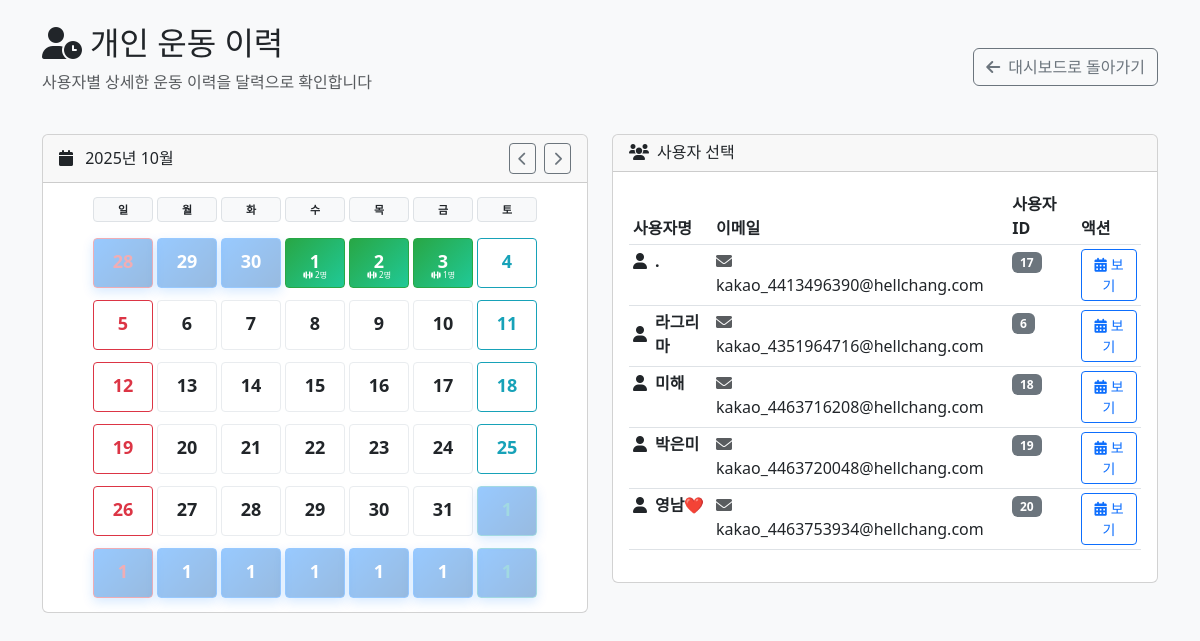
Page /admin/user_workout_history.php (signed in) on the committed database.
### tables this page shows
CREATE TABLE IF NOT EXISTS `users` (
  `id` int(11) NOT NULL AUTO_INCREMENT,
  `kakao_id` bigint(20) DEFAULT NULL,
  `username` varchar(100) NOT NULL,
  `email` varchar(255) DEFAULT NULL,
  `profile_image` varchar(500) DEFAULT NULL,
  `created_at` timestamp NULL DEFAULT current_timestamp(),
  `updated_at` timestamp NULL DEFAULT current_timestamp() ON UPDATE current_timestamp(),
  `is_active` tinyint(1) NOT NULL DEFAULT 1,
  `password` varchar(255) DEFAULT NULL,
  PRIMARY KEY (`id`) USING BTREE,
  UNIQUE KEY `email` (`email`) USING BTREE,
  UNIQUE KEY `kakao_id` (`kakao_id`) USING BTREE,
  KEY `idx_users_kakao_id` (`kakao_id`) USING BTREE
);

### admin/user_workout_history.php (the view, shortened to what this page needs)
<?php
$pdo = getDB();
$current_month = isset($_GET['month']) ? (int)$_GET['month'] : date('n');
$current_year = isset($_GET['year']) ? (int)$_GET['year'] : date('Y');
$selected_date = isset($_GET['date']) ? $_GET['date'] : null;
$month_start = date('Y-m-01', mktime(0, 0, 0, $current_month, 1, $current_year));
$month_end = date('Y-m-t', mktime(0, 0, 0, $current_month, 1, $current_year));
$stmt = $pdo->prepare("
    SELECT DATE(ws.start_time) as workout_date,
           COUNT(DISTINCT ws.user_id) as user_count,
           COUNT(ws.session_id) as session_count
    FROM m_workout_session ws
    WHERE DATE(ws.start_time) >= ? AND DATE(ws.start_time) <= ?
    GROUP BY DATE(ws.start_time)
    ORDER BY workout_date ASC
");
$stmt->execute([$month_start, $month_end]);
$workout_days = $stmt->fetchAll(PDO::FETCH_ASSOC);
$first_day = mktime(0, 0, 0, $current_month, 1, $current_year);
$days_in_month = date('t', $first_day);
$first_day_of_week = date('w', $first_day);
?>
<!DOCTYPE html>
<html lang="ko">
<head>
    <link href="https://cdn.jsdelivr.net/npm/bootstrap@5.3.0/dist/css/bootstrap.min.css" rel="stylesheet">
    <link href="https://cdnjs.cloudflare.com/ajax/libs/font-awesome/6.0.0/css/all.min.css" rel="stylesheet">
</head>
<body class="bg-light">
    <div class="container mt-4">
        <div class="row mb-4">
            <div class="col">
                <div class="d-flex justify-content-between align-items-center">
                    <div>
                        <h2><i class="fas fa-user-clock me-2"></i>개인 운동 이력</h2>
                        <p class="text-muted">사용자별 상세한 운동 이력을 달력으로 확인합니다</p>
                    </div>
                    <a href="dashboard.php" class="btn btn-outline-secondary">
                        <i class="fas fa-arrow-left me-2"></i>대시보드로 돌아가기
                    </a>
                </div>
            </div>
        </div>
        <div class="row mb-4">
            <div class="col-md-6">
                <div class="card">
                    <div class="card-header">
                        <div class="d-flex justify-content-between align-items-center">
                            <h6 class="mb-0">
                                <i class="fas fa-calendar me-2"></i>
                                <?= $current_year ?>년 <?= $current_month ?>월
                            </h6>
                            <div>
                                <a href="?month=<?= $current_month == 1 ? 12 : $current_month - 1 ?>&year=<?= $current_month == 1 ? $current_year - 1 : $current_year ?>"
                                   class="btn btn-outline-secondary btn-sm me-1">
                                    <i class="fas fa-chevron-left"></i>
                                </a>
                                <a href="?month=<?= $current_month == 12 ? 1 : $current_month + 1 ?>&year=<?= $current_month == 12 ? $current_year + 1 : $current_year ?>"
                                   class="btn btn-outline-secondary btn-sm">
                                    <i class="fas fa-chevron-right"></i>
                                </a>
                            </div>
                        </div>
                    </div>
                    <div class="card-body p-2">
                        <div class="week-days mb-1">
                            <?php
                            $weekdays = ['일', '월', '화', '수', '목', '금', '토'];
                            foreach ($weekdays as $day):
                            ?>
                            <div class="day-cell text-center fw-bold" style="height: 25px; background: #f8f9fa; border: 1px solid #dee2e6; font-size: 11px;">
                                <?= $day ?>
                            </div>
                            <?php endforeach; ?>
                        </div>
                        <?php
                        $workout_days_map = [];
                        foreach ($workout_days as $day) {
                            $workout_days_map[$day['workout_date']] = $day;
                        }
                        $day_count = 1;
                        ?>
                        <?php for ($week = 0; $week < 6; $week++): ?>
                        <div class="week-days">
                            <?php for ($day = 0; $day < 7; $day++): ?>
                                <?php
                                $cell_day = null;
                                $is_current_month = false;
                                if ($week == 0 && $day < $first_day_of_week) {
                                    $prev_month = $current_month == 1 ? 12 : $current_month - 1;
                                    $prev_year = $current_month == 1 ? $current_year - 1 : $current_year;
                                    $prev_month_days = date('t', mktime(0, 0, 0, $prev_month, 1, $prev_year));
                                    $cell_day = $prev_month_days - ($first_day_of_week - $day - 1);
                                } elseif ($day_count <= $days_in_month) {
                                    $cell_day = $day_count;
                                    $is_current_month = true;
                                    $day_count++;
                                } else {
                                    $cell_day = $day_count - $days_in_month;
                                }
                                $date_str = $is_current_month ?
                                    sprintf('%04d-%02d-%02d', $current_year, $current_month, $cell_day) :
                                    null;
                                $has_workout = $date_str && isset($workout_days_map[$date_str]);
                                $workout_data = $has_workout ? $workout_days_map[$date_str] : null;
                                ?>
                                <div class="day-cell <?= $is_current_month ? 'current-month' : 'other-month' ?> <?= $has_workout ? 'has-workout' : '' ?> <?= $selected_date == $date_str ? 'selected' : '' ?> <?= $day == 0 ? 'sunday' : ($day == 6 ? 'saturday' : '') ?>"
                                     style="cursor: pointer; height: 50px; font-size: 12px;"
                                     onclick="<?= $is_current_month ? "selectDate('$date_str')" : '' ?>">
                                    <div class="day-number"><?= $cell_day ?></div>
                                    <?php if ($has_workout): ?>
                                    <div class="workout-indicator">
                                        <small style="font-size: 8px;">
                                            <i class="fas fa-dumbbell"></i>
                                            <?= $workout_data['user_count'] ?>명
                                        </small>
                                    </div>
                                    <?php endif; ?>
                                </div>
                            <?php endfor; ?>
                        </div>
                        <?php endfor; ?>
                    </div>
                </div>
            </div>
            <div class="col-md-6">
                <div class="card">
                    <div class="card-header">
                        <h6 class="mb-0"><i class="fas fa-users me-2"></i>사용자 선택</h6>
                    </div>
                    <div class="card-body">
                        <div class="table-responsive">
                            <table class="table table-hover table-sm">
                                <thead>
                                    <tr>
                                        <th>사용자명</th>
                                        <th>이메일</th>
                                        <th>사용자 ID</th>
                                        <th>액션</th>
                                    </tr>
                                </thead>
                                <tbody>
                                    <?php
                                    $stmt = $pdo->prepare('SELECT id, username, email FROM users WHERE is_active = 1 ORDER BY username ASC');
                                    $stmt->execute();
                                    $users = $stmt->fetchAll(PDO::FETCH_ASSOC);
                                    ?>
                                    <?php foreach ($users as $user): ?>
                                    <tr style="cursor: pointer;" onclick="selectUser(<?= $user['id'] ?>)">
                                        <td>
                                            <div class="d-flex align-items-center">
                                                <i class="fas fa-user me-2"></i>
                                                <strong><?= htmlspecialchars($user['username']) ?></strong>
                                            </div>
                                        </td>
                                        <td>
                                            <?php if ($user['email']): ?>
                                            <i class="fas fa-envelope me-1 text-muted"></i>
                                            <?= htmlspecialchars($user['email']) ?>
                                            <?php else: ?>
                                            <span class="text-muted">-</span>
                                            <?php endif; ?>
                                        </td>
                                        <td>
                                            <span class="badge bg-secondary"><?= $user['id'] ?></span>
                                        </td>
                                        <td>
                                            <button class="btn btn-outline-primary btn-sm"
                                                    onclick="event.stopPropagation(); selectUser(<?= $user['id'] ?>)">
                                                <i class="fas fa-calendar-alt me-1"></i>보기
                                            </button>
                                        </td>
                                    </tr>
                                    <?php endforeach; ?>
                                </tbody>
                            </table>
                        </div>
                    </div>
                </div>
            </div>
        </div>
    </div>
</body>
</html>

### admin/user_workout_history.php (style rules this page uses)
.week-days { display: flex; gap: 2px; justify-content: center; padding: 5px 0; }
.day-cell { width: 60px; height: 50px; border: 1px solid #e9ecef; border-radius: 4px; display: flex; flex-direction: column; align-items: center; justify-content: center; cursor: pointer; transition: all 0.3s ease; background: #fff; position: relative; margin: 1px; }
.day-cell.has-workout { background: linear-gradient(135deg, #28a745, #20c997); border-color: #28a745; color: white; }
.day-cell.selected { background: linear-gradient(135deg, #007bff, #0056b3); border-color: #007bff; color: white; box-shadow: 0 4px 12px rgba(0,123,255,0.4); }
.day-cell.current-month { opacity: 1; }
.day-cell.other-month { opacity: 0.4; }
.day-number { font-size: 18px; font-weight: bold; margin-bottom: 4px; }
.workout-indicator { position: absolute; bottom: 4px; font-size: 12px; }
.day-cell.saturday { color: #17a2b8 !important; border-color: #17a2b8 !important; }
.day-cell.sunday { color: #dc3545 !important; border-color: #dc3545 !important; }

### rows in the picture
users: username ".", email "kakao_4413496390@hellchang.com", id "17"
users: username "라그리마", email "kakao_4351964716@hellchang.com", id "6"
users: username "미해", email "kakao_4463716208@hellchang.com", id "18"
users: username "박은미", email "kakao_4463720048@hellchang.com", id "19"
users: username "영남❤️", email "kakao_4463753934@hellchang.com", id "20"

### other values in the picture
$current_year "2025"
$current_month "10"
$day "일"
$day "월"
$day "화"
$day "수"
$day "목"
$day "금"
$day "토"
$cell_day "29"
$cell_day "30"
$cell_day "1"
$workout_data['user_count'] "2"
$cell_day "2"
$cell_day "3"
